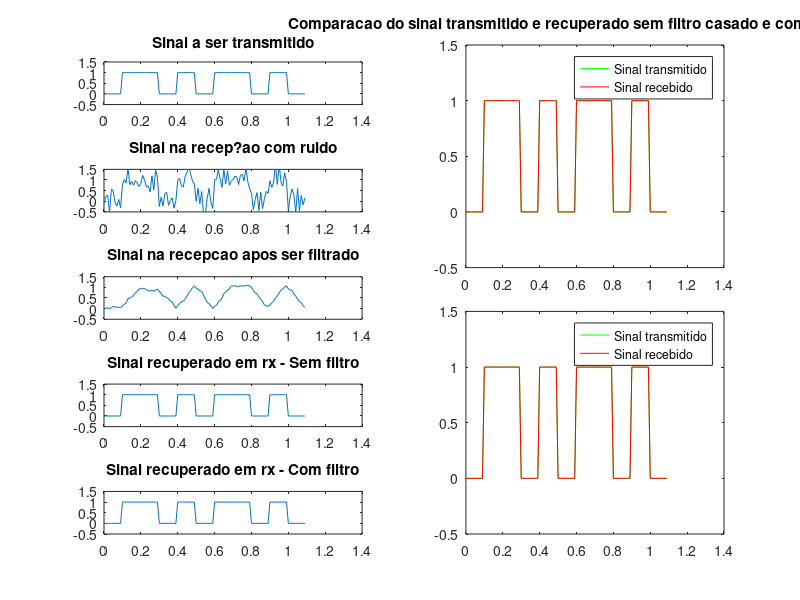

MATLAB code to generate this figure:
%% Analise de desempenho de eroo
% Allex Magno Andrade
% Laboratorio 4

clear all
close all
clc

N = 10; % Fator de superamostragem
A = 1; % Amplitude do impluso
Rb = 10; %taxa de transmissao/segundo
A = 1; % Amplitude do sinal
lim = A - A/2;
SNR = 10; %dB
passo_t = 1/(N*Rb);
info = [0 1 1 0 1 0 1 1 0 1 0];
info_up = upsample(info, N)*A; % super amostragem


%% Sinal transmitido
filtro_NRZ = ones(1, N); % filtro
tx = filter(filtro_NRZ, 1, info_up); % fazendo a convolucao e colocando no nivel de tensao
t = 0:passo_t:(length(info)/Rb)-passo_t;
subplot(521)
plot(t, tx);
ylim([-A+lim A+lim]);
title('Sinal a ser transmitido')

%% Sinal Recebido
rx = awgn(tx, SNR);
subplot(523)
plot(t, rx)
ylim([-A+lim A+lim]);
title('Sinal na recep?ao com ruido')

%% Crindo filtro casado
filtro_casado = fliplr(filtro_NRZ);

%% Sinal Recebido filtrado
rx_filtrado = filter(filtro_casado, 1, rx)/N;
subplot(525)
plot(t, rx_filtrado)
ylim([-A+lim A+lim]);
title('Sinal na recepcao apos ser filtrado')

%% Recuperando o sinal sem ter passado pelo filtro
z1_T = rx(N:N:end);
limiar_NRZ = 0.5; 
info_hat = z1_T > limiar_NRZ; 
info_rx_up = upsample(info_hat, N)*A;
info_rx = filter(filtro_NRZ, 1, info_rx_up);
subplot(527)
plot(t, info_rx)
ylim([-A+lim A+lim]);
title('Sinal recuperado em rx - Sem filtro')

%% Recuperando o sinal apos passar pelo filtro
z2_T = rx_filtrado(N:N:end);
info_hat2 = z2_T > limiar_NRZ; 
info_rx_up2 = upsample(info_hat2, N)*A;
info_rx2 = filter(filtro_NRZ, 1, info_rx_up2);
subplot(529)
plot(t, info_rx2)
ylim([-A+lim A+lim]);
title('Sinal recuperado em rx - Com filtro')

%% Comparacao do sinal transmitido com o sinal recuperado

subplot(6,2,[2 4 6])
plot(t, tx, 'g')
ylim([-A+lim A+lim]);
hold on
plot(t, info_rx, 'r')
ylim([-A+lim A+lim]);
legend('Sinal transmitido','Sinal recebido')
hold off
title('Comparacao do sinal transmitido e recuperado sem filtro casado e com filtro casado')


subplot(6,2,[8 10 12])
plot(t, tx, 'g')
ylim([-A+lim A+lim]);
hold on
plot(t, info_rx2, 'r')
ylim([-A+lim A+lim]);
legend('Sinal transmitido','Sinal recebido')
hold off